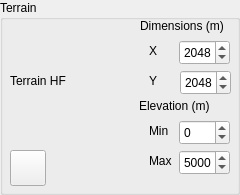
                <widget class="QGroupBox" name="groupBox_Terrain">
                 <property name="sizePolicy">
                  <sizepolicy hsizetype="Maximum" vsizetype="Preferred">
                   <horstretch>0</horstretch>
                   <verstretch>0</verstretch>
                  </sizepolicy>
                 </property>
                 <property name="minimumSize">
                  <size>
                   <width>240</width>
                   <height>0</height>
                  </size>
                 </property>
                 <property name="title">
                  <string>Terrain</string>
                 </property>
                 <widget class="QPushButton" name="terrain_loadImage">
                  <property name="geometry">
                   <rect>
                    <x>10</x>
                    <y>150</y>
                    <width>36</width>
                    <height>36</height>
                   </rect>
                  </property>
                  <property name="text">
                   <string/>
                  </property>
                  <property name="icon">
                   <iconset resource="resources.qrc">
                    <normaloff>:/Icons/Icons/Import.png</normaloff>:/Icons/Icons/Import.png</iconset>
                  </property>
                  <property name="iconSize">
                   <size>
                    <width>32</width>
                    <height>32</height>
                   </size>
                  </property>
                 </widget>
                 <widget class="QSpinBox" name="terrain_dimX">
                  <property name="enabled">
                   <bool>true</bool>
                  </property>
                  <property name="geometry">
                   <rect>
                    <x>179</x>
                    <y>40</y>
                    <width>51</width>
                    <height>25</height>
                   </rect>
                  </property>
                  <property name="frame">
                   <bool>true</bool>
                  </property>
                  <property name="maximum">
                   <number>99999</number>
                  </property>
                  <property name="value">
                   <number>2048</number>
                  </property>
                 </widget>
                 <widget class="QSpinBox" name="terrain_dimY">
                  <property name="geometry">
                   <rect>
                    <x>180</x>
                    <y>70</y>
                    <width>51</width>
                    <height>25</height>
                   </rect>
                  </property>
                  <property name="maximum">
                   <number>99999</number>
                  </property>
                  <property name="value">
                   <number>2048</number>
                  </property>
                 </widget>
                 <widget class="QLabel" name="label_3">
                  <property name="geometry">
                   <rect>
                    <x>149</x>
                    <y>40</y>
                    <width>31</width>
                    <height>21</height>
                   </rect>
                  </property>
                  <property name="text">
                   <string>X</string>
                  </property>
                 </widget>
                 <widget class="QLabel" name="label_4">
                  <property name="geometry">
                   <rect>
                    <x>149</x>
                    <y>70</y>
                    <width>31</width>
                    <height>21</height>
                   </rect>
                  </property>
                  <property name="text">
                   <string>Y </string>
                  </property>
                 </widget>
                 <widget class="QSpinBox" name="terrain_minH">
                  <property name="geometry">
                   <rect>
                    <x>179</x>
                    <y>120</y>
                    <width>51</width>
                    <height>25</height>
                   </rect>
                  </property>
                  <property name="minimum">
                   <number>-10</number>
                  </property>
                  <property name="maximum">
                   <number>10000</number>
                  </property>
                  <property name="singleStep">
                   <number>10</number>
                  </property>
                  <property name="value">
                   <number>0</number>
                  </property>
                 </widget>
                 <widget class="QSpinBox" name="terrain_maxH">
                  <property name="geometry">
                   <rect>
                    <x>179</x>
                    <y>150</y>
                    <width>51</width>
                    <height>25</height>
                   </rect>
                  </property>
                  <property name="minimum">
                   <number>-10</number>
                  </property>
                  <property name="maximum">
                   <number>10000</number>
                  </property>
                  <property name="singleStep">
                   <number>10</number>
                  </property>
                  <property name="value">
                   <number>5000</number>
                  </property>
                 </widget>
                 <widget class="QLabel" name="label_25">
                  <property name="geometry">
                   <rect>
                    <x>149</x>
                    <y>120</y>
                    <width>31</width>
                    <height>21</height>
                   </rect>
                  </property>
                  <property name="text">
                   <string>Min</string>
                  </property>
                 </widget>
                 <widget class="QLabel" name="label_26">
                  <property name="geometry">
                   <rect>
                    <x>149</x>
                    <y>150</y>
                    <width>31</width>
                    <height>21</height>
                   </rect>
                  </property>
                  <property name="text">
                   <string>Max</string>
                  </property>
                 </widget>
                 <widget class="QLabel" name="label_Image_Terrain">
                  <property name="geometry">
                   <rect>
                    <x>10</x>
                    <y>20</y>
                    <width>121</width>
                    <height>121</height>
                   </rect>
                  </property>
                  <property name="frameShape">
                   <enum>QFrame::Shape::NoFrame</enum>
                  </property>
                  <property name="midLineWidth">
                   <number>0</number>
                  </property>
                  <property name="text">
                   <string>Terrain HF</string>
                  </property>
                 </widget>
                 <widget class="QLabel" name="label_8">
                  <property name="geometry">
                   <rect>
                    <x>140</x>
                    <y>10</y>
                    <width>91</width>
                    <height>31</height>
                   </rect>
                  </property>
                  <property name="text">
                   <string>Dimensions (m)</string>
                  </property>
                 </widget>
                 <widget class="QLabel" name="label_27">
                  <property name="geometry">
                   <rect>
                    <x>139</x>
                    <y>90</y>
                    <width>71</width>
                    <height>31</height>
                   </rect>
                  </property>
                  <property name="text">
                   <string>Elevation (m)</string>
                  </property>
                 </widget>
                </widget>
